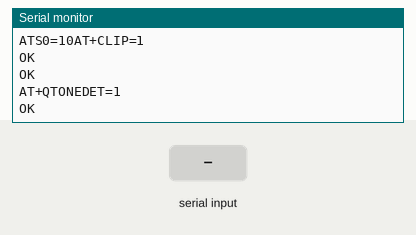
A sketch run on a simulated Arduino Uno, built with avr-gcc and run on an emulated ATmega328P. Shown: the last lines printed to the serial monitor. The inputs (shaded band) are chosen by the test bench. The modem accepts every AT command (registered, SIM ready, sends succeed) and sends nothing else.

Above: at 3.0 s.
3.1 s: "90,45\n" received over the second serial link
At 3.4 s:
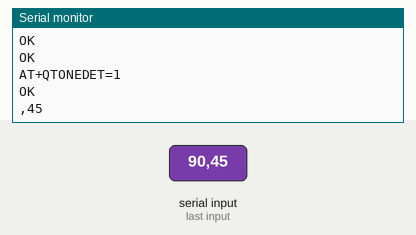
4.6 s: "30,150\n" received over the second serial link
At 5.8 s:
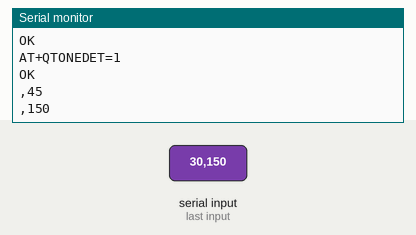

The sketch:

GSM.ino
```cpp
#include <SoftwareSerial.h>

#define rxPin 10
#define txPin 11


SoftwareSerial mySerial(rxPin,txPin); // RX, TX

void issueCommand(char* msg){
  mySerial.println(msg);
  Serial.print(msg);
  delay(10);
}

void readSerial(){

  while (mySerial.available()){
    Serial.write(mySerial.read());
    delay(10);
    //i++;
  }
  //return (String (str));
}


int val=0;

void setup(){

  pinMode(rxPin, INPUT);
  pinMode(txPin, OUTPUT);

  Serial.begin(9600);
  Serial.println("Arduino serial initialized!");
  delay(10);

  mySerial.begin(9600);
  Serial.println("Software serial initialized!");
  delay(10);
  issueCommand("AT");
  delay(500);
  readSerial();
  issueCommand("ATS0=10");
  //delay(500);
  //readSerial();
  issueCommand("AT+CLIP=1");
  delay(500);
  readSerial();
  issueCommand("AT+QTONEDET=1");
  delay(500);
  readSerial();


}

void loop(){
  readSerial();
   val= mySerial.parseInt();
   if(val>47 && val<59){
    val-=48;

    }

  }
```

Measured:
- after the input at 3.1 s, the serial monitor: prints a new line at once (image 1)
- after the input at 4.6 s, the serial monitor: prints a new line at once (image 2)
